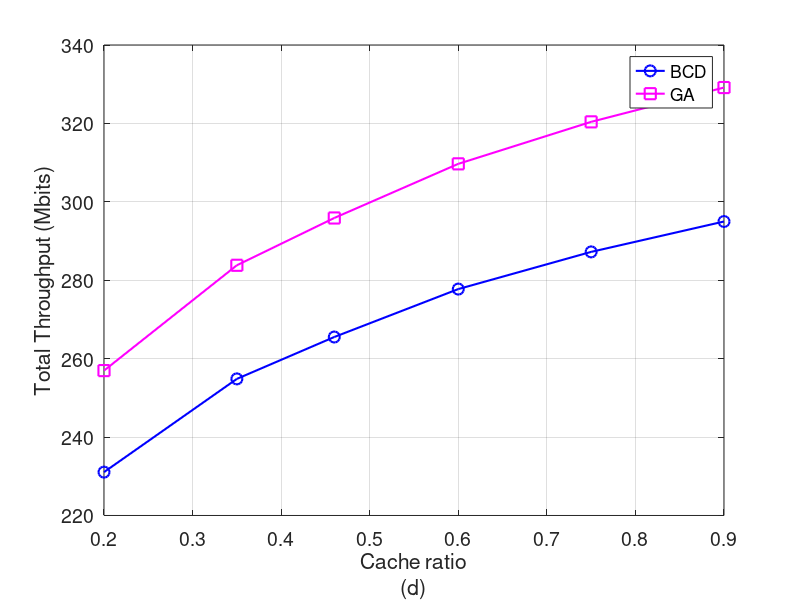

Recreate this plot in MATLAB.
x = [0.2 0.35 0.46 0.6 0.75 0.9];
y1 = [231.0553 254.8388 265.5197 277.7461 287.2301 294.9786];
y2 = [256.9536 283.8150 295.8781 309.6868 320.3980 	329.1490];

figure(1)
hold on
plot(x, y1, 'bo-', 'MarkerSize', 8, 'LineWidth', 1.5);
% hold on
plot(x, y2, 'ms-', 'MarkerSize', 8, 'LineWidth', 1.5);

xlabel({'Cache ratio', '(d)'});
ylabel('Total Throughput (Mbits)');
% ylabel('Tổng thông lượng (Mbits)');
legend('BCD', 'GA');
grid on
box on
set(gca, 'FontSize', 14);

% % Add non-bold title below the x-axis label
% text(mean(xlim), min(ylim) - 0.3*range(ylim), '(a)', ...
%     'HorizontalAlignment', 'center', 'FontSize', 14, 'FontWeight', 'normal', 'VerticalAlignment', 'top');
